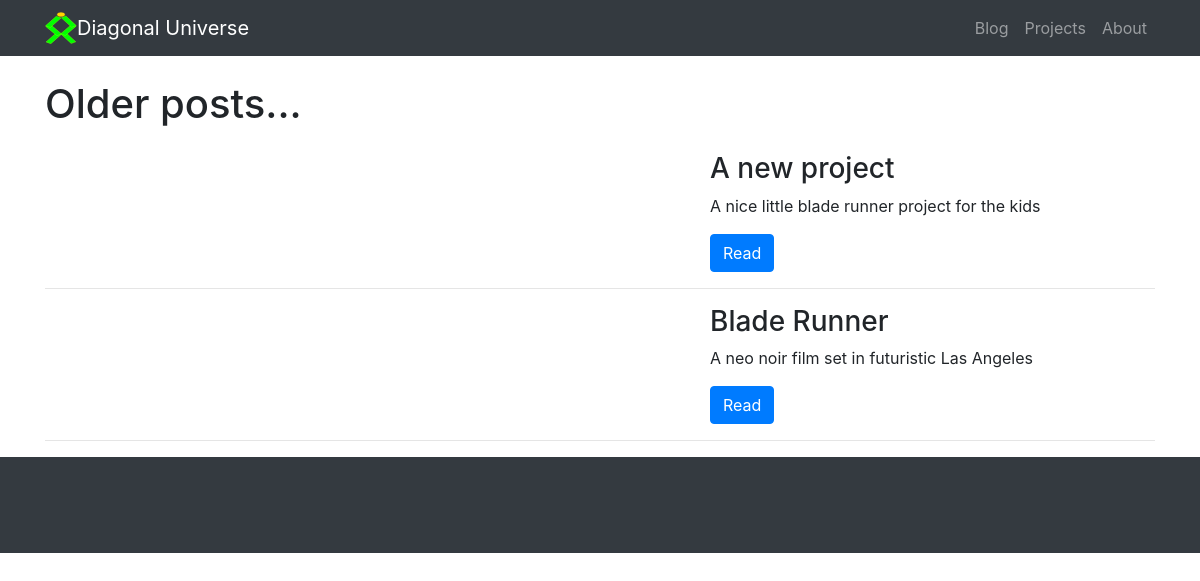
/project_list/, run on an earlier commit of the app's database.
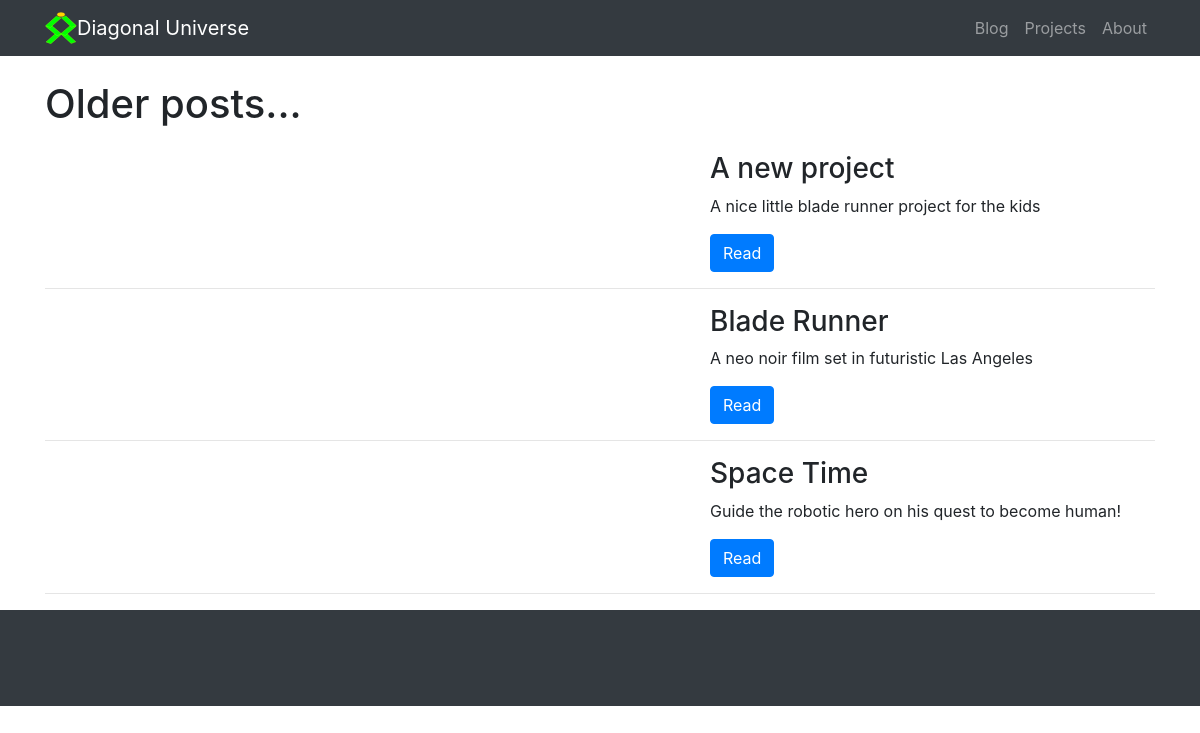
And on a later commit of the database.
### post/models.py (models this page shows)
class Post(models.Model):
    TECH = 'Tech'
    TUTORIALS = 'Tutorials'
    PROJECTS = 'Projects'
    COMPUTING = 'Computing'
    CULTURE = 'Culture'
    CATEGORYS = (
        (TECH, 'Tech'),
        (TUTORIALS, 'Tutorials'),
        (PROJECTS, 'Projects'),
        (COMPUTING, 'Computing'),
        (CULTURE, 'Culture'),
    )
    title = models.CharField(max_length=100)
    slug = models.SlugField(max_length=100, default="None")
    subtitle = models.TextField(max_length=300, default="No subtitle")
    category = models.CharField(max_length=20, choices=CATEGORYS, default=TECH)
    date = models.DateField(default=datetime.now)
    topImage = models.CharField(max_length=100, default="No image")
    topImageDescription = models.CharField(max_length=100, default="Description of picture")
    text1 = models.TextField(max_length=3000, default="No text")
    middleImage = models.CharField(max_length=100, default="No image")
    middleImageDescription = models.CharField(max_length=300, default="Description of picture")
    text2 = models.TextField(max_length=3000, default="No text")
    extraImage1 = models.CharField(max_length=100, default="No image")
    extraImage1Description = models.CharField(max_length=100, default="Description of picture")
    extraImage2 = models.CharField(max_length=100, default="No image")
    extraImage2Description = models.CharField(max_length=100, default="Description of picture")
    extraImage3 = models.CharField(max_length=100, default="No image")
    extraImage3Description = models.CharField(max_length=100, default="Description of picture")
    video = models.CharField(max_length=100, default="No video for this post")
    repo = models.CharField(max_length=100, default="No repo for this post")
    references = models.TextField(max_length=1000, default="No references")

### post/views.py (the view)
# urls.py: path("project_list/", views.project_list, name="project_list"),
def project_list(request):
    postList = Post.objects.filter(category = 'Projects')
    return render(request, "post/post_list.html", {'postList': postList})

### post/templates/post/post_list.html (shortened to what this page needs)
{% extends 'base.html' %}
{% block post_list %}
<div class="container">
    <h1 class="my-4">Older posts...
    </h1>
    {% for post in postList %}
    <div class="row">
        <div class="col-md-7">
        </div>
        <div class="col-md-5">
            <h3>{{ post.title }}</h3>
            <p>{{ post.subtitle }}</p>
            <a class="btn btn-primary" href="{% url 'old_post' slug=post.slug %}">Read</a>
        </div>
    </div>
    <hr>
    {% endfor %}
</div>
{% endblock %}

What changed in the data, as far as the page shows it:
added Post: title "Space Time", subtitle "Guide the robotic hero on his quest to become human!"
